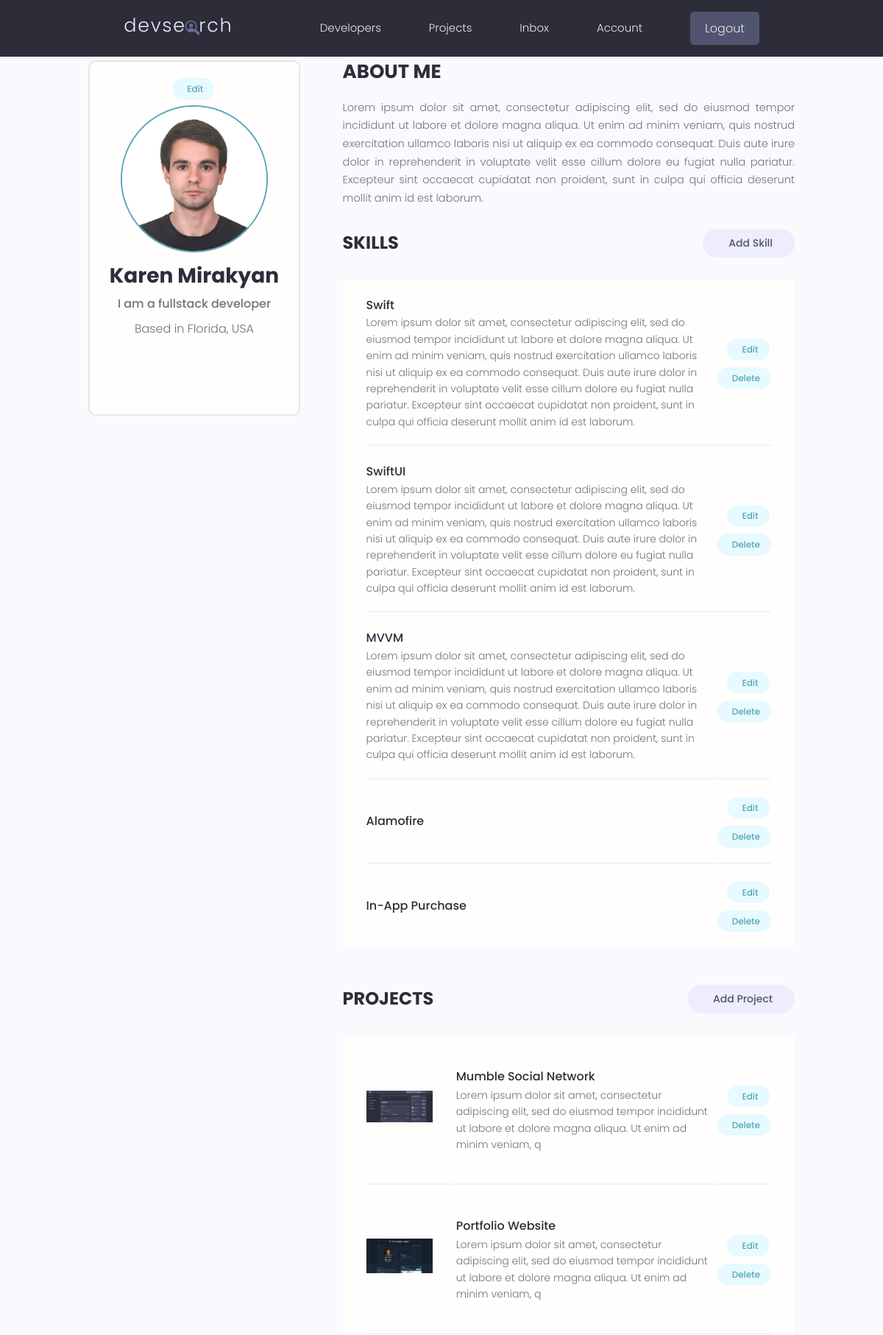
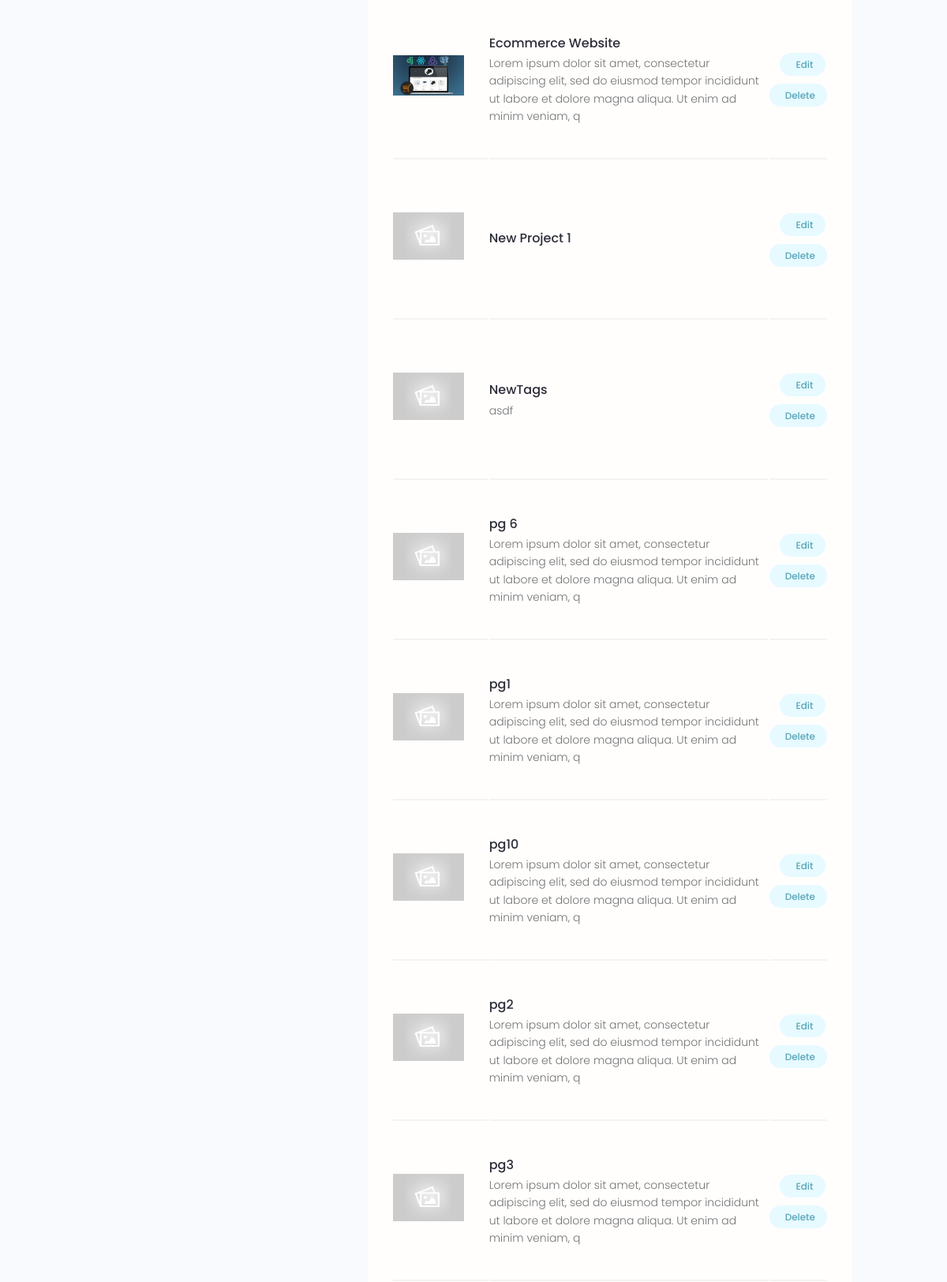
The app's page /account/ (signed in, upper part) with its own data (2 pictures, top to bottom).
### users/models.py (models this page shows, shortened)
class Profile(models.Model):
    user = models.OneToOneField(User, on_delete=models.CASCADE, null=True, blank=True)
    name = models.CharField(max_length=200, blank=True, null=True)
    username = models.CharField(max_length=200, blank=True, null=True)
    location = models.CharField(max_length=200, blank=True, null=True)
    email = models.EmailField(max_length=200, blank=True, null=True)
    short_intro = models.CharField(max_length=200, blank=True, null=True)
    bio = models.TextField(blank=True, null=True)
    profile_image = models.ImageField(null=True, blank=True, upload_to='profiles/', default='profiles/user-default.png')
    social_github = models.CharField(max_length=200, blank=True, null=True)
    social_twitter = models.CharField(max_length=200, blank=True, null=True)
    social_linkedin = models.CharField(max_length=200, blank=True, null=True)
    social_youtube = models.CharField(max_length=200, blank=True, null=True)
    social_website = models.CharField(max_length=200, blank=True, null=True)
    created = models.DateTimeField(auto_now_add=True)
    id = models.UUIDField(default=uuid.uuid4, unique=True, primary_key=True, editable=False)
    class Meta:
        ordering = ['created']
    def image_url(self):
        try:
            url = self.profile_image.url
        except:
            url = ''
        return url

class Skill(models.Model):
    owner = models.ForeignKey(Profile, on_delete=models.CASCADE, null=True, blank=True)
    name = models.CharField(max_length=200, blank=True, null=True)
    description = models.TextField(blank=True, null=True)
    created = models.DateTimeField(auto_now_add=True)
    id = models.UUIDField(default=uuid.uuid4, unique=True, primary_key=True, editable=False)

### projects/models.py (models this page shows, shortened)
class Project(models.Model):
    id = models.UUIDField(default=uuid.uuid4, unique=True, primary_key=True, editable=False)
    owner = models.ForeignKey(Profile, null=True, blank=True, on_delete=models.CASCADE)
    title = models.CharField(max_length=200)
    description = models.TextField(null=True, blank=True)
    featured_image = models.ImageField(null=True, blank=True, default='default.jpg')
    demo_link = models.CharField(max_length=2000, null=True, blank=True)
    source_link = models.CharField(max_length=2000, null=True, blank=True)
    tags = models.ManyToManyField('Tag', blank=True)
    vote_total = models.IntegerField(default=0, null=True, blank=True)
    vote_ratio = models.IntegerField(default=0, null=True, blank=True)
    created = models.DateTimeField(auto_now_add=True)
    class Meta:
        ordering = ['-vote_ratio', '-vote_total', 'title']
    @property
    def image_url(self):
        try:
            url = self.featured_image.url
        except:
            url = ''
        return url

### users/views.py (the view)
# urls.py: path('account/', views.user_account, name='account'),
@login_required(login_url='login')
def user_account(request):
    profile = request.user.profile
    skills = profile.skill_set.all()
    projects = profile.project_set.all()
    context = {
        'profile': profile,
        'skills': skills,
        'projects': projects
    }
    return render(request, 'users/account.html', context)

### users/templates/users/account.html (shortened to what this page needs)
{% extends 'main.html' %}
{% block content %}
    <div class="container">
      <div class="layout">
        <div class="column column--1of3">
          <div class="card text-center">
            <div class="card__body dev">
              <a class="tag tag--pill tag--main settings__btn" href="{% url 'edit-account' %}"> Edit</a>
              <img class="avatar avatar--xl dev__avatar" src="{{ profile.image_url}}" />
              <h2 class="dev__name">{{ profile.name }}</h2>
              <p class="dev__title">{{ profile.short_intro }}</p>
              <p class="dev__location">Based in {{ profile.location }}</p>
              <ul class="dev__social">
              </ul>
            </div>
          </div>
        </div>
        <div class="column column--2of3">
          <div class="devInfo">
            <h3 class="devInfo__title">About Me</h3>
            <p class="devInfo__about">
              {{ profile.bio }}
            </p>
          </div>
          <div class="settings">
            <h3 class="settings__title">Skills</h3>
            <a class="tag tag--pill tag--sub settings__btn tag--lg" href="{% url 'add-skill' %}"> Add Skill</a>
          </div>
          <table class="settings__table">
                {% for skill in skills %}
                  <tr>
                      <td class="settings__tableInfo">
                        <h4>{{ skill.name }}</h4>
                        <p>
                            {{ skill.description }}
                        </p>
                      </td>
                      <td class="settings__tableActions">
                        <a class="tag tag--pill tag--main settings__btn" href="{% url 'update-skill' skill.id %}"> Edit</a>
                        <a class="tag tag--pill tag--main settings__btn" href="{% url 'delete-skill' skill.id %}?next=/account">
                          Delete</a>
                      </td>
                    </tr>
                {% endfor %}
          </table>
          <div class="settings">
            <h3 class="settings__title">Projects</h3>
            <a class="tag tag--pill tag--sub settings__btn tag--lg" href="{% url 'create-project' %}"> Add Project</a>
          </div>
          <table class="settings__table">
              {% for project in projects %}
                <tr>
                  <td class="settings__thumbnail">
                    <a href="{% url 'project' project.id %}"><img src="{{ project.image_url}}" alt="Project Thumbnail" /></a>
                  </td>
                  <td class="settings__tableInfo">
                    <a href="{% url 'project' project.id %}">{{ project.title }}</a>
                    <p>
                        {{ project.description|slice:'150' }}
                    </p>
                  </td>
                  <td class="settings__tableActions">
                    <a class="tag tag--pill tag--main settings__btn" href="{% url 'update-project' project.id %}"> Edit</a>
                    <a class="tag tag--pill tag--main settings__btn" href="{% url 'delete-project' project.id %}?next=/account">
                      Delete</a>
                  </td>
                </tr>
              {% endfor %}
          </table>
        </div>
      </div>
    </div>
{% endblock %}

### static/styles/app.css (style rules this page uses)
:root { --color-sub: #2d2d39; }
.card { border: 2px solid var(--color-light); }
img { width: 100%; }
.dev__avatar { display: block; margin: auto; }
.dev__name { color: var(--color-sub); font-size: 2.8rem; font-weight: 700; margin-top: 1rem; margin-bottom: 0.5rem; }
.dev__title { font-size: 1.6rem; font-weight: 500; line-height: 1.3; }
.dev__location { margin-top: 1rem; }
.dev__social { margin: 3rem 0; list-style: none; display: flex; justify-content: center; gap: 1.5rem; }
.devInfo { margin-bottom: 3rem; }
.devInfo__title, .devInfo__subtitle { font-size: 2.6rem; color: var(--color-sub); text-transform: uppercase; font-weight: 700; margin-bottom: 1.5rem; }
.devInfo__about, .devSkill__info { font-size: 1.45rem; line-height: 1.7; text-align: justify; }
.settings { display: flex; justify-content: space-between; align-items: center; }
.settings__title { font-size: 2.4rem; text-transform: uppercase; font-weight: 700; color: var(--color-sub); }
.settings__table { margin-top: 3rem; margin-bottom: 5rem; padding: 0 3rem; background: var(--color-white); }
.settings__table tr { width: 100%; }
.settings__table tr > td { padding: 2rem 0; }
.settings__table tr:not(:last-child) td { border-bottom: 2px solid var(--color-white-light); }
.settings__thumbnail { width: 23%; min-width: 10rem; }
.settings__thumbnail img { padding-right: 3rem; height: 15rem; object-fit: contain; }
.settings__tableInfo { width: 100%; }
.settings__tableInfo h4, .settings__tableInfo a { padding-right: 1rem; width: auto; font-size: 1.6rem; font-weight: 500; color: var(--color-sub); }
.settings__tableInfo p { font-size: 1.4rem; }
.settings__tableActions { text-align: right; }

### static/uikit/styles/modules/_variables.css (style rules this page uses)
:root { --color-main: #5aa5b9; --color-main-light: #e6faff; --color-sub: #3f4156; --color-sub-light: #51546e; --color-sub-lighter: #ededfd; --color-text: #737373; --color-gray: #8b8b8b; --color-light: #e5e7eb; --color-light-gray: #767676; --color-bg: #f8fafd; --color-white: #fffefd; --color-white-light: #f3f3f3; --color-success: #359e64; --color-success-bg: #def8e8; --color-error: #fc4b0b; --color-error-bg: #fff2ee; --font-base: 'Poppins', arial, helvetica, 'Segoe UI', roboto, ubuntu, sans-serif; --font-monospace: 'Fira Code', 'Courier New', courier, monospace; --font-regular: 300; --font-medium: 500; --font-bold: 700; --generic-shadow: 1px 1px 5px #00000010; --generic-transition: all 0.3s ease-in-out; }

### static/uikit/styles/modules/_base.css (style rules this page uses)
* { margin: 0; padding: 0; box-sizing: border-box; text-rendering: optimizeLegibility; color: inherit; font-size: inherit; }
html { font-size: 50%; }
@media only screen and (min-width: 480px) { html { font-size: 56.25%; } }
@media only screen and (min-width: 1200px) { html { font-size: 62.5%; } }
body { line-height: 1.6; font-weight: 400; font-size: 1.5rem; color: var(--color-text); background-color: var(--color-bg); min-height: 100vh; }

### static/uikit/styles/modules/_typography.css (style rules this page uses)
* { font-family: var(--font-base); }
h2 { font-size: 3.6rem; font-weight: var(--font-bold); }
h3 { font-size: 3.2rem; font-weight: var(--font-medium); }
h4 { font-size: 2.8rem; font-weight: var(--font-medium); }
p, span, strong { font-size: 1.6rem; color: var(--color-text); font-weight: var(--font-regular); }
a { padding-bottom: 2px; text-decoration: none; display: inline-block; color: var(--color-main); font-weight: var(--font-medium); }

### static/uikit/styles/modules/_utilities.css (style rules this page uses)
.container { width: 92%; max-width: 165rem; margin: 0 auto; box-sizing: border-box; }
@media screen and (min-width: 1000px) { .container { width: 90%; } }
@media screen and (min-width: 1200px) { .container { width: 80%; } }
.text-center { text-align: center; }

### static/uikit/styles/modules/_avatar.css (style rules this page uses)
.avatar { border-radius: 50%; border: 2px solid var(--color-main); object-fit: cover; }
.avatar--xl { height: 20rem; width: 20rem; }

### static/uikit/styles/modules/_card.css (style rules this page uses)
.card { border-radius: 1rem; background-color: var(--color-white); border: 1.5px solid var(--color-light); width: auto; height: auto; margin-top: 0.5rem; margin-bottom: 0.5rem; overflow: hidden; }
.card__body, .card__header { padding: 2rem 2.5rem; }

### static/uikit/styles/modules/_layout.css (style rules this page uses)
.layout { display: flex; flex-flow: row wrap; justify-content: space-between; }
.layout > .column { margin-bottom: 3rem; }
.layout > .column.column--1of3 { flex-basis: 30%; }
.layout > .column.column--2of3 { flex-basis: 64%; }

### records on screen
Profile: image_url (picture), name "Karen Mirakyan", short_intro "I am a fullstack developer", location "Florida, USA", bio "Lorem ipsum dolor sit amet, consectetur adipiscing elit, sed do eiusmod tempor incididunt ut labore et dolore magna aliqua. Ut enim ad minim veniam, quis nostrud exercitation ullamco laboris nisi ut aliquip ex ea commodo consequat. Duis aute irure dolor in reprehenderit in voluptate velit esse cillum dolore eu fugiat nulla pariatur. Excepteur sint occaecat cupidatat non proident, sunt in culpa qui officia deserunt mollit anim id est laborum."
Skill: name "Swift", description "Lorem ipsum dolor sit amet, consectetur adipiscing elit, sed do eiusmod tempor incididunt ut labore et dolore magna aliqua. Ut enim ad minim veniam, quis nostrud exercitation ullamco laboris nisi ut aliquip ex ea commodo consequat. Duis aute irure dolor in reprehenderit in voluptate velit esse cillum dolore eu fugiat nulla pariatur. Excepteur sint occaecat cupidatat non proident, sunt in culpa qui officia deserunt mollit anim id est laborum."
Skill: name "SwiftUI", description "Lorem ipsum dolor sit amet, consectetur adipiscing elit, sed do eiusmod tempor incididunt ut labore et dolore magna aliqua. Ut enim ad minim veniam, quis nostrud exercitation ullamco laboris nisi ut aliquip ex ea commodo consequat. Duis aute irure dolor in reprehenderit in voluptate velit esse cillum dolore eu fugiat nulla pariatur. Excepteur sint occaecat cupidatat non proident, sunt in culpa qui officia deserunt mollit anim id est laborum."
Skill: name "MVVM", description "Lorem ipsum dolor sit amet, consectetur adipiscing elit, sed do eiusmod tempor incididunt ut labore et dolore magna aliqua. Ut enim ad minim veniam, quis nostrud exercitation ullamco laboris nisi ut aliquip ex ea commodo consequat. Duis aute irure dolor in reprehenderit in voluptate velit esse cillum dolore eu fugiat nulla pariatur. Excepteur sint occaecat cupidatat non proident, sunt in culpa qui officia deserunt mollit anim id est laborum."
Skill: name "Alamofire"
Skill: name "In-App Purchase"
Project: image_url (picture), title "Mumble Social Network", description "Lorem ipsum dolor sit amet, consectetur adipiscing elit, sed do eiusmod tempor incididunt ut labore et dolore magna aliqua. Ut enim ad minim veniam, q"
Project: image_url (picture), title "Portfolio Website", description "Lorem ipsum dolor sit amet, consectetur adipiscing elit, sed do eiusmod tempor incididunt ut labore et dolore magna aliqua. Ut enim ad minim veniam, q"
Project: image_url (picture), title "Ecommerce Website", description "Lorem ipsum dolor sit amet, consectetur adipiscing elit, sed do eiusmod tempor incididunt ut labore et dolore magna aliqua. Ut enim ad minim veniam, q"
Project: image_url (placeholder picture), title "New Project 1"
Project: image_url (placeholder picture), title "NewTags", description "asdf"
Project: image_url (placeholder picture), title "pg 6", description "Lorem ipsum dolor sit amet, consectetur adipiscing elit, sed do eiusmod tempor incididunt ut labore et dolore magna aliqua. Ut enim ad minim veniam, q"
Project: image_url (placeholder picture), title "pg1", description "Lorem ipsum dolor sit amet, consectetur adipiscing elit, sed do eiusmod tempor incididunt ut labore et dolore magna aliqua. Ut enim ad minim veniam, q"
Project: image_url (placeholder picture), title "pg10", description "Lorem ipsum dolor sit amet, consectetur adipiscing elit, sed do eiusmod tempor incididunt ut labore et dolore magna aliqua. Ut enim ad minim veniam, q"
Project: image_url (placeholder picture), title "pg2", description "Lorem ipsum dolor sit amet, consectetur adipiscing elit, sed do eiusmod tempor incididunt ut labore et dolore magna aliqua. Ut enim ad minim veniam, q"
Project: image_url (placeholder picture), title "pg3", description "Lorem ipsum dolor sit amet, consectetur adipiscing elit, sed do eiusmod tempor incididunt ut labore et dolore magna aliqua. Ut enim ad minim veniam, q"
